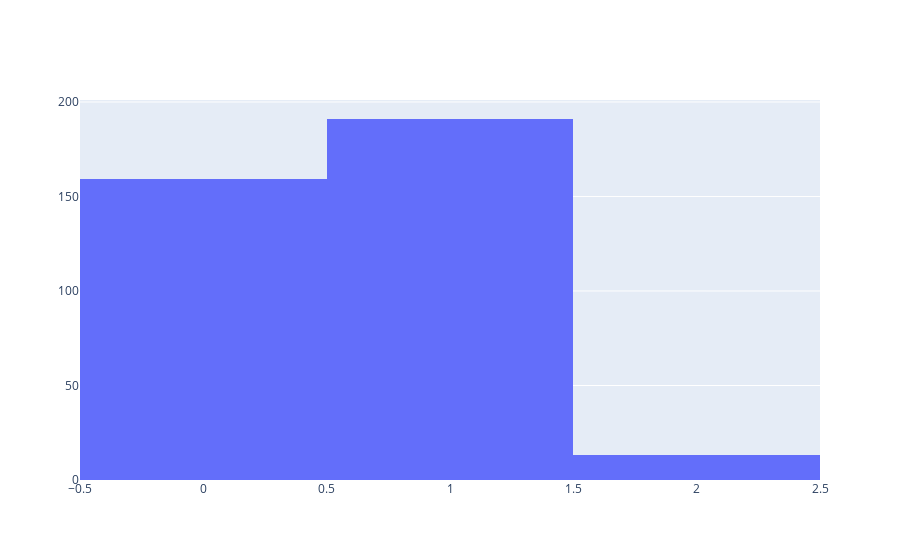

Notebook code cell kept with this figure:
### Code cell
fig = go.Figure(data = [go.Histogram(x = df4["TypeProjet"])])
fig.show()

### Figure 1 — Plotly figure (JSON) as saved in the notebook; plotly's stock layout.template omitted (floating-point values rounded to 4 significant figures; data arrays with more than 128 entries replaced by an {"elided": "..."} marker saying what was removed)
{"data": [{"type": "histogram", "x": {"elided": "363 int values"}}], "layout": {}}
